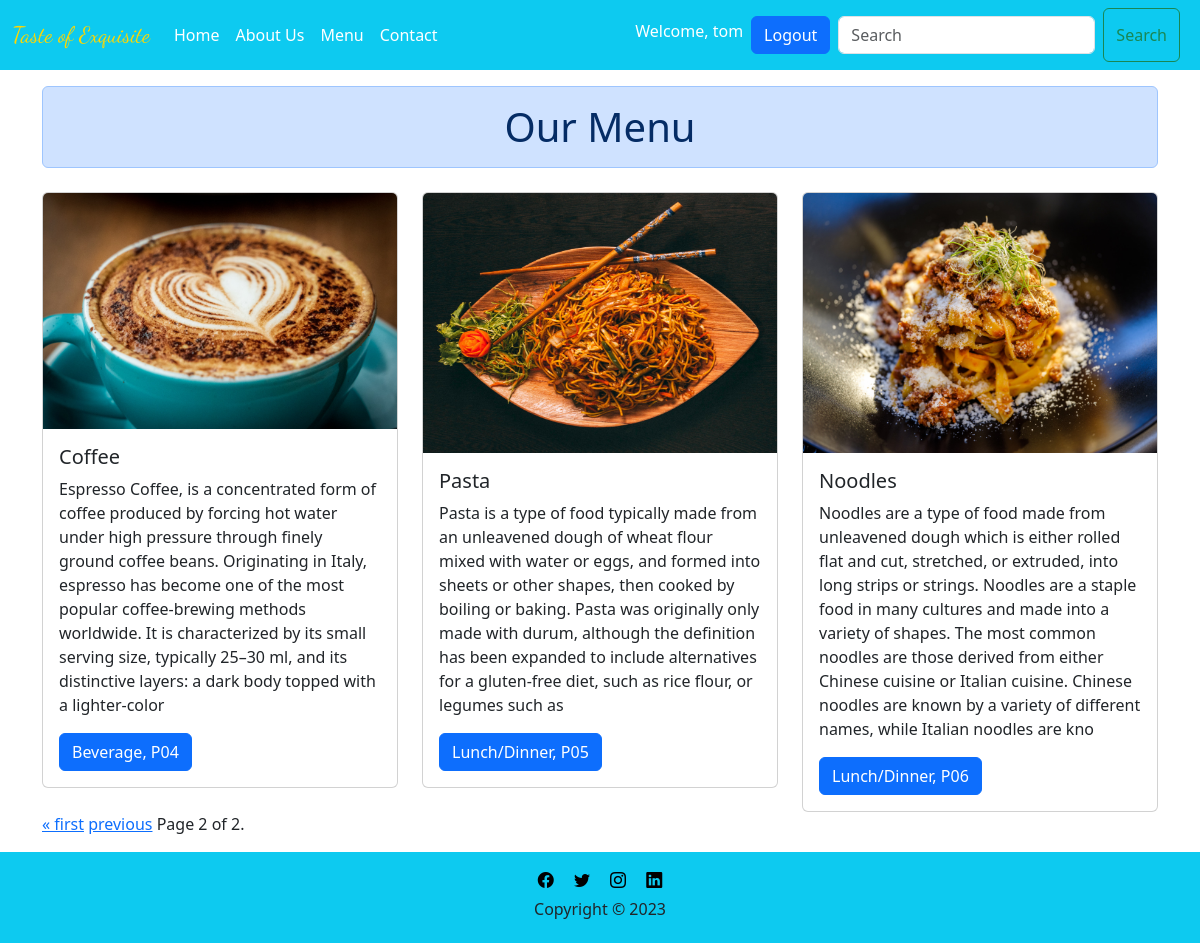
The app's page /products?page=2 (signed in) with its own data.
### test1/models.py (models this page shows, shortened)
class Product(models.Model):
  product_id = models.CharField(max_length=50, unique=True)
  product_name = models.CharField(max_length=50)
  product_description = models.CharField(max_length=400)
  product_category = models.CharField(max_length=100)
  product_img = models.ImageField(upload_to='images/')

### test1/views.py (the view)
# urls.py: path('products', views.products, name='products'),
@login_required(login_url='loginuser')
def products(request):
  all_products = Product.objects.all()
  paginator = Paginator(all_products, 3)
  page_number = request.GET.get('page')
  page_obj = paginator.get_page(page_number)
  return render(request, "test1/products.html", {'page_obj': page_obj})

### test1/templates/test1/products.html (shortened to what this page needs)
<!DOCTYPE html>
<html lang="en">
  <head>
    <link
      href="https://cdn.jsdelivr.net/npm/bootstrap@5.3.6/dist/css/bootstrap.min.css"
      rel="stylesheet"
    />
  </head>
  <body>
    {% include 'test1/navbar.html' %}
    <div class="container">
      <h1 class="text-center alert alert-primary mt-3">Our Menu</h1>
      <div class="row">
        {% for x in page_obj %}
        <div class="col-lg-4 col-md-6 col-12">
          <div class="card mt-2">
            <img
              src="{{x.product_img.url}}"
              class="card-img-top img-fluid"
              alt="..."
              style="max-width: 100%; max-height: 260px"
            />
            <div class="card-body">
              <h5 class="card-title">{{x.product_name}}</h5>
              <p class="card-text">{{x.product_description}}</p>
              <a href="#" class="btn btn-primary"
                >{{x.product_category}}, {{x.product_id}}</a
              >
            </div>
          </div>
        </div>
        {% endfor %}
      </div>
      <div class="pagination">
        <span class="step-links">
          {% if page_obj.has_previous %}
          <a href="?page=1">&laquo; first</a>
          <a href="?page={{ page_obj.previous_page_number }}">previous</a>
          {% endif %}
          <span class="current">
            Page {{ page_obj.number }} of {{ page_obj.paginator.num_pages }}.
          </span>
        </span>
      </div>
    </div>
    {% include 'test1/footer.html' %}
  </body>
</html>

### test1/templates/test1/navbar.html (shortened to what this page needs)
{% load static %}
<!DOCTYPE html>
<html>
  <head>
    <link
      href="https://cdn.jsdelivr.net/npm/bootstrap@5.3.6/dist/css/bootstrap.min.css"
      rel="stylesheet"
    />
  </head>
  <body>
    <nav class="navbar navbar-info navbar-expand-lg bg-info">
      <div class="container-fluid">
        <a class="navbar-brand" href="#" style="color: gold; font-family: Dancing Script; font-size: 1.4rem;">Taste of Exquisite</a>
        <div class="collapse navbar-collapse" id="navbarSupportedContent">
          <ul class="navbar-nav me-auto mb-2 mb-lg-0">
            <li class="nav-item">
              <a
                class="nav-link active"
                aria-current="page"
                style="color: white"
                href="{% url 'home' %}"
                >Home</a
              >
            </li>
            <li class="nav-item">
              <a class="nav-link" style="color: white" href="#">About Us</a>
            </li>
             <li class="nav-item">
              <a class="nav-link" style="color: white" href="{% url 'products' %}">Menu</a>
            </li>
             <li class="nav-item">
              <a class="nav-link" style="color: white" href="{% url 'contact' %}">Contact</a>
            </li>
              </ul>
          {% if user.is_authenticated %}
            <p class="mt-2 px-2" style="color: white">Welcome, {{user.username}}</p>
            <a class="btn btn-primary" href="{% url 'logoutuser' %}">Logout</a>
            {% endif %}
          <form class="d-flex px-2" role="search" method="post" action="{% url 'findproduct' %}">
            <input
              class="form-control me-2 my-2"
              type="search"
              placeholder="Search"
              aria-label="Search"
              name="prod_search"
            />
            <button class="btn btn-outline-success"   type="submit">
              Search
            </button>
          </form>
        </div>
      </div>
    </nav>
  </body>
</html>

### records on screen
Product: product_img (picture), product_name "Coffee", product_description "Espresso Coffee, is a concentrated form of coffee produced by forcing hot water under high pressure through finely ground coffee beans. Originating in Italy, espresso has become one of the most popular coffee-brewing methods worldwide. It is characterized by its small serving size, typically 25–30 ml, and its distinctive layers: a dark body topped with a lighter-color", product_category "Beverage", product_id "P04"
Product: product_img (picture), product_name "Pasta", product_description "Pasta is a type of food typically made from an unleavened dough of wheat flour mixed with water or eggs, and formed into sheets or other shapes, then cooked by boiling or baking. Pasta was originally only made with durum, although the definition has been expanded to include alternatives for a gluten-free diet, such as rice flour, or legumes such as", product_category "Lunch/Dinner", product_id "P05"
Product: product_img (picture), product_name "Noodles", product_description "Noodles are a type of food made from unleavened dough which is either rolled flat and cut, stretched, or extruded, into long strips or strings. Noodles are a staple food in many cultures and made into a variety of shapes. The most common noodles are those derived from either Chinese cuisine or Italian cuisine. Chinese noodles are known by a variety of different names, while Italian noodles are kno", product_category "Lunch/Dinner", product_id "P06"

### other values on screen
{{ user.username }} "tom"
{{ page_obj.number }} "2"
{{ page_obj.paginator.num_pages }} "2"
